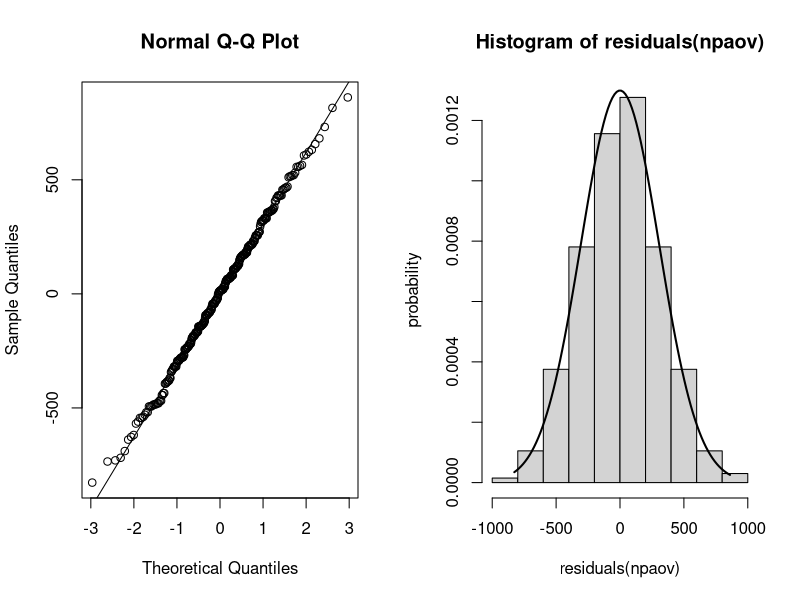
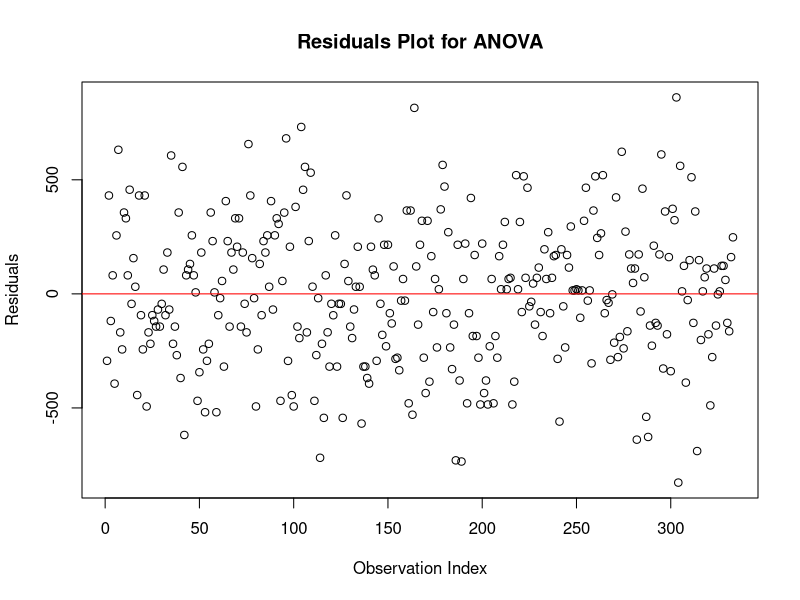
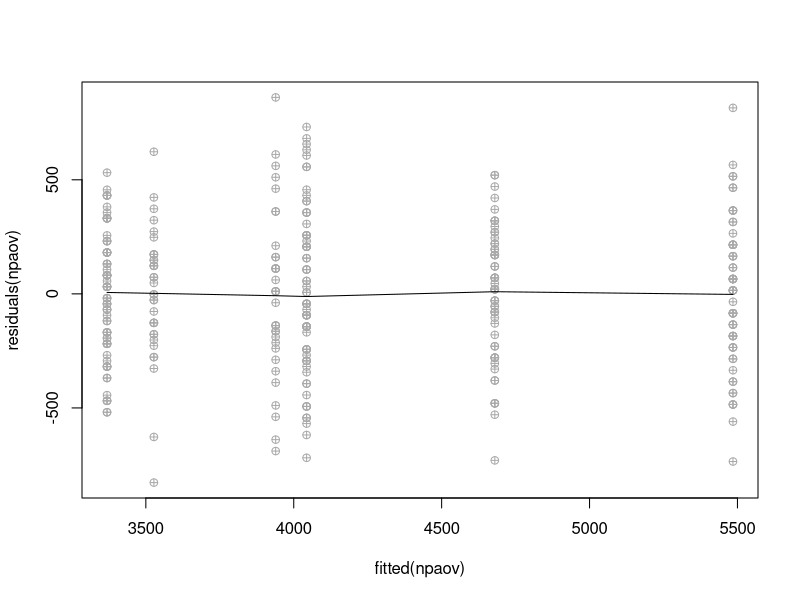
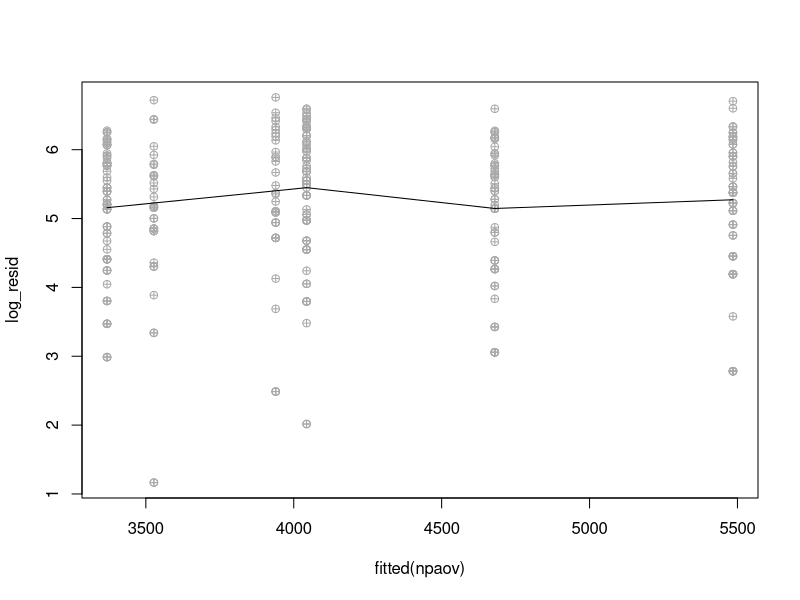
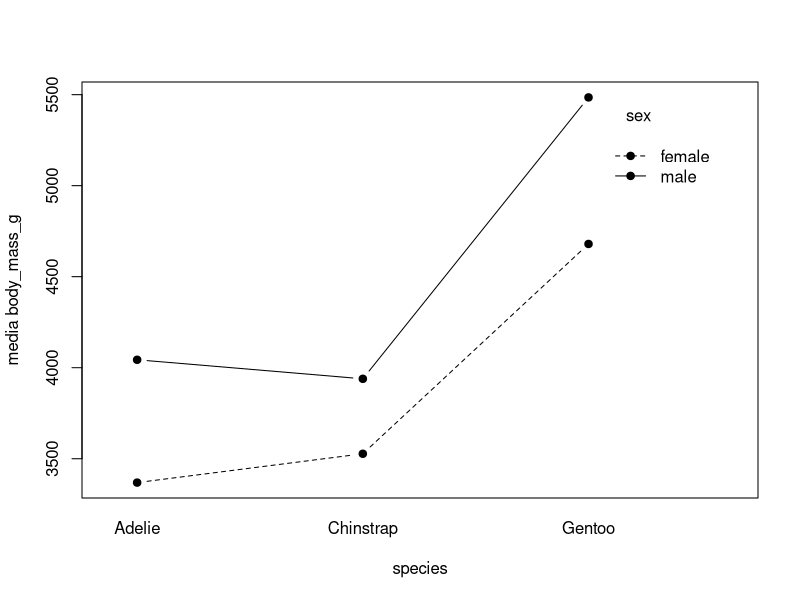
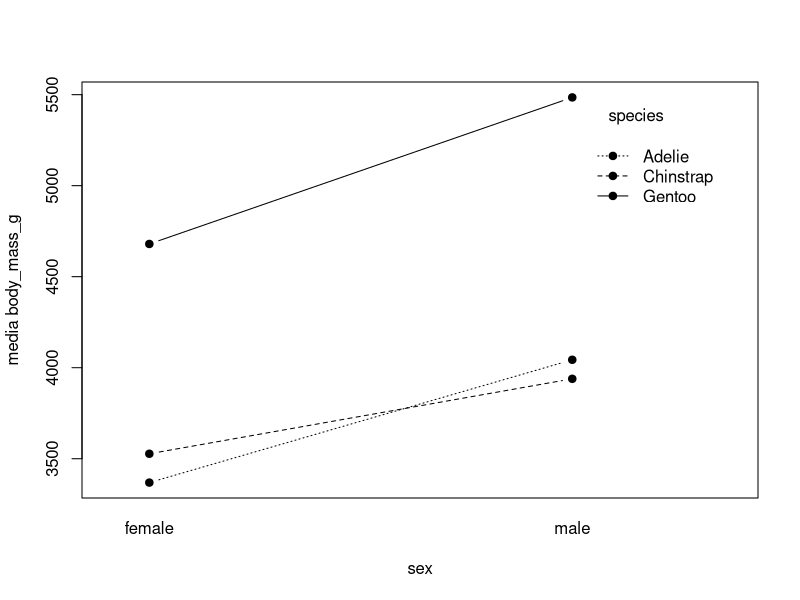
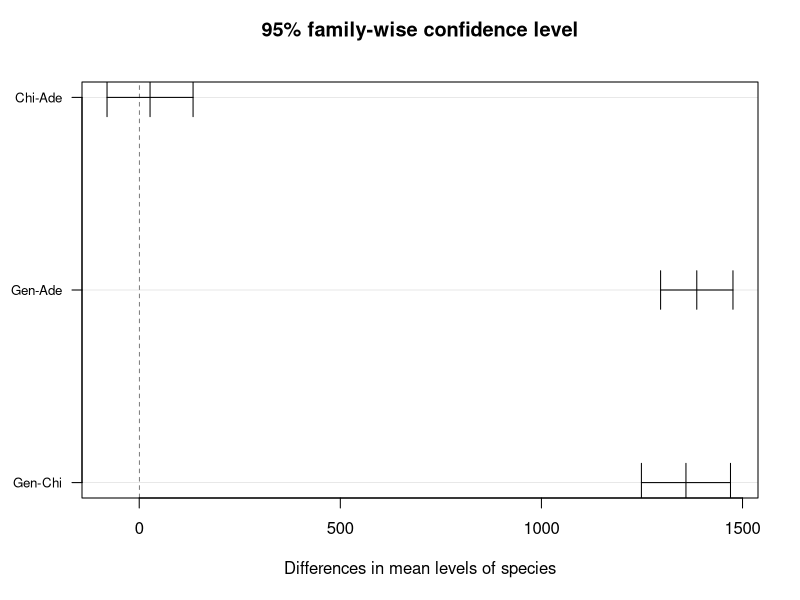
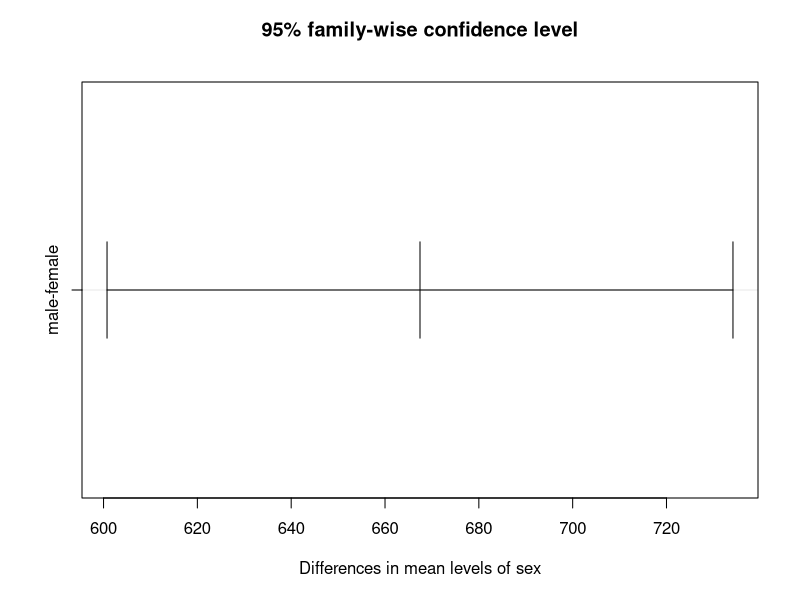

The R script that drew these images, in order:
#2
library(palmerpenguins)
penguins


#21
# selecionar as colunas que queremos
peng_clean <- penguins[, c("species", "sex", "body_mass_g")]

# remover linhas com NA
peng_clean <- na.omit(peng_clean)

# verificar a classe das colunas
cat(class(peng_clean$species), "&", class(peng_clean$sex))

summary(peng_clean)
peng_clean


#22
attach(peng_clean)

# para podermos analisar o fator residuos
npaov <- aov(formula = body_mass_g ~ species * sex, data = peng_clean)

#221
# mudar o layout gráfico para o tipo i,j
par(mfrow = c(1, 2))

# gráfico qq
qqnorm(residuals(npaov))
qqline(residuals(npaov))

# histograma
hist(residuals(npaov), probability = TRUE, ylab = "probability")
xfit <- seq(min(residuals(npaov)), max(residuals(npaov)), length=100)
yfit_residuals <- dnorm(xfit, mean=0, sd = sqrt(var(residuals(npaov))))
lines(xfit, yfit_residuals, col = "black", lwd = 2)


# ver a média pela caixa de bigodes, acho que não vale a pena
#plot(species, residuals(npaov), ylab = "residuals", xlab = "species", cex.axis = 0.7)
#plot(sex, residuals(npaov), ylab = "residuals", xlab = "sex")
# !!!!!!!!!!!!!!!!!!!!!!!!!!!

# voltar ao layout gráfico normal
par(mfrow = c(1, 1))

#norm dos res
shapiro.test(residuals(npaov))

#norm das obs
aggregate(body_mass_g ~ species * sex, data = peng_clean,
          function(x) shapiro.test(x)$p.value)


#222
# independencia dos residuos
#enunciado diz: Assume-se que os erros são independentes.


#FAZER O COISO CHEIO DE PONTOS A TOA NO QUADRADO

# Plot residuals against the predicted values or group levels
plot(residuals(npaov), ylab = "Residuals", xlab = "Observation Index",
     main = "Residuals Plot for ANOVA")
# Add a horizontal line at y=0 for reference
abline(h = 0, col = "red", lty = 1)  

# independencia das observacoes
# H0: não há diferença ou não há associação entre variáveis aka independentes
chisq.test(table(species, sex))

#223
#dispersao entre valores ajustados e residuos
plot(fitted(npaov), residuals(npaov), col = "darkgray", pch = 10)
# linha que melhor se ajusta aos padroes dos residuos
lines(lowess(residuals(npaov) ~ fitted(npaov)), col = "black")
# MUDAR A COR para tons de cinzento preto idk, transparencias das bolas???

# aplicar transformacao logaritmica para tornar padroes mais evidentes
log_resid <- log1p(abs(residuals(npaov)))
plot(fitted(npaov), log_resid, col = "darkgray", pch = 10)
lines(lowess(log_resid ~ fitted(npaov)), col = "black")

detach(peng_clean)
# introduzir coluna nova do tipo "species.sex" (ex.: Gentoo.female)
peng_clean$bart <- interaction(peng_clean$species, peng_clean$sex)
attach(peng_clean)

summary(bart)
# repara que (e.g., nij ≥ 5 em todas as células), e amostra grande, ent Bartlett
# não sei se é assim
# !!!!!!!!!!!!!!!!!!!!!!!!

bartlett.test(body_mass_g ~ bart, data = peng_clean)

detach(peng_clean)


#23
# fazer o grafico de interacao
attach(peng_clean) 
with(peng_clean, interaction.plot(species, sex, body_mass_g,
                                  type = "b", pch = 19, fixed = T,
                                  xlab = "species", ylab = "media body_mass_g"))

with(peng_clean, interaction.plot(sex, species, body_mass_g,
                                  type = "b", pch = 19, fixed = T,
                                  xlab = "sex", ylab = "media body_mass_g"))
# cruzar e n cruzar ns q, interage ou pode interagir bla bla ns
# N É CRUZAR, É SER OU N PARALELO
detach(peng_clean)


#24
summary(npaov)

# comp multiplas species
TukeyHSD(npaov, "species")
plot(TukeyHSD(npaov, "species"), yaxt = "n")
# mudar legendas pq n cabe
custom_labels <- c("Gen-Chi", "Gen-Ade", "Chi-Ade")
axis(2, at = 1:length(custom_labels),
     labels = custom_labels, las = 1, cex.axis = 0.8)

# comp multiplas sex
TukeyHSD(npaov, "sex")
plot(TukeyHSD(npaov, "sex"))



par(mfrow = c(1, 2))

par(cex.lab = 1.3, cex.axis = 1.3, cex=0.6)
#VER MELHOR ISTO DOS TAMANHOS DA LETRA IG

with(peng_clean, interaction.plot(species, sex, body_mass_g,
                                  type = "b", pch = 19, fixed = T,
                                  xlab = "species", ylab = "media body_mass_g", legend = FALSE))
legend("bottomright", legend = c("female", "male"),
       title = "sex", col = 1, lty = c(2,1), pch = 19)

with(peng_clean, interaction.plot(sex, species, body_mass_g,
                                  type = "b", pch = 19, fixed = T,
                                  xlab = "sex", ylab = "media body_mass_g", legend = FALSE))
legend("bottomright", legend = c("Adelie", "Chinstrap", "Gentoo"),
       title = "sex", col = 1, lty = c(3,2,1), pch = 19)


par(mfrow = c(1, 1))


#

#help("interaction.plot")
############################## v6



attach(peng_clean) 


aggregate(body_mass_g ~ bart, data = peng_clean, FUN = mean)

aggregate(body_mass_g ~ species + sex, data = peng_clean, FUN = mean)



par(mfrow = c(1, 2))
# mudar tamanho da fonte (lab, axis, tudo) em %
par(cex.lab = 1.3, cex.axis = 1.3, cex=0.6)

# fazer o grafico de interacao
with(peng_clean, interaction.plot(species, sex, body_mass_g,
                                  type = "b", pch = 19, fixed = T,
                                  xlab = "species", ylab = "media body_mass_g", legend = FALSE))
legend("bottomright", legend = c("female", "male"),
       title = "species", lty = c(2,1), pch = 19)

with(peng_clean, interaction.plot(sex, species, body_mass_g,
                                  type = "b", pch = 19, fixed = T,
                                  xlab = "sex", ylab = "media body_mass_g", legend = FALSE))
legend("bottomright", legend = c("Adelie", "Chinstrap", "Gentoo"),
       title = "sex", lty = c(3,2,1), pch = 19)

# cruzar e n cruzar ns q, interage ou pode interagir bla bla ns
# N É CRUZAR, É SER OU N PARALELO



plot(species, body_mass_g, ylab = "residuals", xlab = "species", cex.axis = 0.7)

plot(sex, body_mass_g, ylab = "residuals", xlab = "species", cex.axis = 0.7)
par(mfrow = c(1, 1))
detach(peng_clean)


################ v7

# comp multiplas species
TukeyHSD(npaov, "species")
plot(TukeyHSD(npaov, "species"), yaxt = "n")
# mudar legendas pq n cabe
custom_labels <- c("Gen-Chi", "Gen-Ade", "Chi-Ade")
axis(2, at = 1:length(custom_labels),
     labels = custom_labels, las = 1, cex.axis = 0.8)

TukeyHSD(npaov, "species:sex")
plot(TukeyHSD(npaov, "species:sex"))#, yaxt = "n")

# organizar grafico melhor com coisas e ns q
# legendas n aparecem de lado

par(cex.lab = 1.3, cex.axis = 1.3, cex=0.6)
TukeyHSD(npaov, "species:sex")
par(mar = c(5, 10, 4, 3))
plot(TukeyHSD(npaov, "species:sex"), cex.axis = 0.8, las=1)





